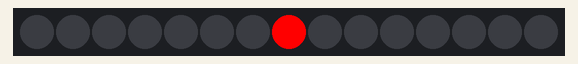
This sketch was run on a simulated Arduino Uno, built with avr-gcc and run on an emulated ATmega328P. Shown: 15 RGB LEDs in strip order, left to right.

Above: at 0.11 s.
At 0.51 s:
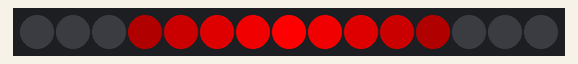
At 0.9 s:
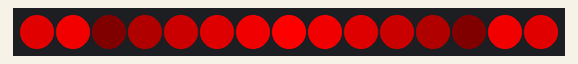

The sketch:

LightsForDance.ino
```cpp
#include <Adafruit_NeoPixel.h>
#ifdef __AVR__
  #include <avr/power.h>
#endif
#define PIN 6
Adafruit_NeoPixel strip = Adafruit_NeoPixel(15, PIN, NEO_GRB + NEO_KHZ800);

int half = strip.numPixels()/2;
int brightness = 255;
int l = half;

void setup(){
  strip.begin();
  strip.show();

  for(int n = half; n < strip.numPixels(); n++){
    delay(100);
    strip.setPixelColor(n, brightness, 0, 0);
    strip.show();
    strip.setPixelColor(l, brightness, 0, 0);
    strip.show();
    brightness -= 50;
    l--;
  }
}

void loop(){

}
```
